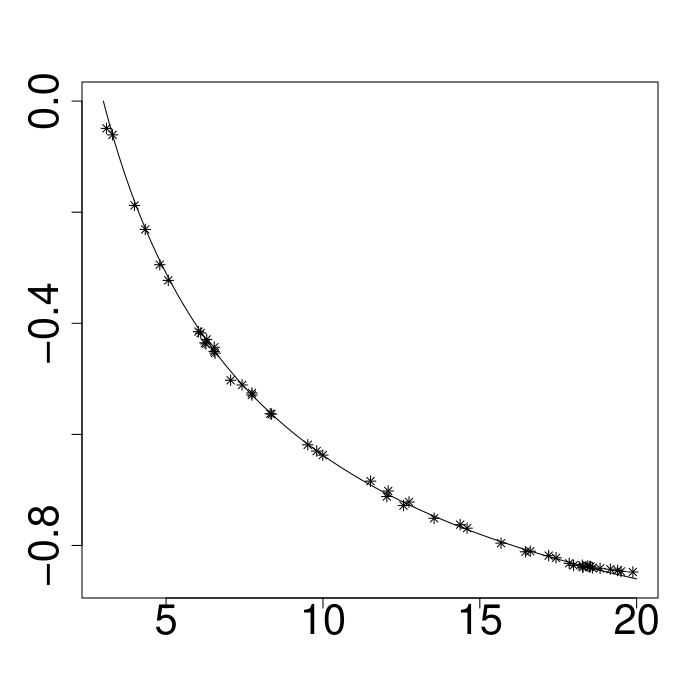

The script that drew this image:
rm( list=ls() )   
source("../functions.R")

#############################################
#Settings
#############################################
set.seed(1)
skewness = function( a,b ) {
  (2*(b-a)*sqrt(a+b+1)) / ((a+b+2)*sqrt(a*b))
}
amin=3
amax=20
b=3
ntraining = 250
nvalidation = 25
ntest= 50
nsample = 5000
nDistEval=100
nbh=100
hlim=c(0,1)
blim=c(0,1)
name = "skewness_beta_distribution_regression_sample5000"

#############################################
#Execution
#############################################
va = seq(from = amin,to=amax,length=100)
ya = skewness(va,b)

mtraining = matrix(nrow=ntraining,ncol=nsample,data=-1)
ytraining = rep(0,ntraining)
atraining = runif(n=ntraining,min=amin,max=amax)
for (i in 1:ntraining) {
  a = atraining[i]
  mtraining[i,] = rbeta(n=nsample,shape1=a,shape2=b)
  ytraining[i] = skewness(a,b)
}


mvalidation = matrix(nrow=nvalidation,ncol=nsample,data=-1)
yvalidation = rep(0,nvalidation)
avalidation = runif(n=nvalidation,min=amin,max=amax)
for (i in 1:nvalidation) {
  a = avalidation[i]
  mvalidation[i,] = rbeta(n=nsample,shape1=a,shape2=b)
  yvalidation[i] = skewness(a,b)
}

mtest = matrix(nrow=ntest,ncol=nsample,data=-1)
ytest = rep(0,ntest)
atest = runif(n=ntest,min=amin,max=amax)
for (i in 1:ntest) {
  a = atest[i]
  mtest[i,] = rbeta(n=nsample,shape1=a,shape2=b)
  ytest[i] = skewness(a,b)
}



bh = select_bh_kernel_regression(mtraining = mtraining,ytraining = ytraining,
                                 mvalidation = mvalidation,yvalidation = yvalidation,
                                 nDistEval=nDistEval,nbh=nbh,hlim=hlim,blim=blim)

predtest = kernel_regression(rbind(mtraining,mvalidation),c(ytraining,yvalidation),
                             mtest,h=bh[2],b=bh[1],nDistEval=nDistEval)

plot(va,ya,type="l",xlab="",ylab="")
points(atest,predtest,type="p",pch=8,xlab="",ylab="")

##################################
#Save of the results
##################################

save(file=paste0(name,".Rdata"),bh,atest,predtest,va,ya,mtest,mvalidation,
     yvalidation,avalidation,mtraining,atraining,ytraining)
